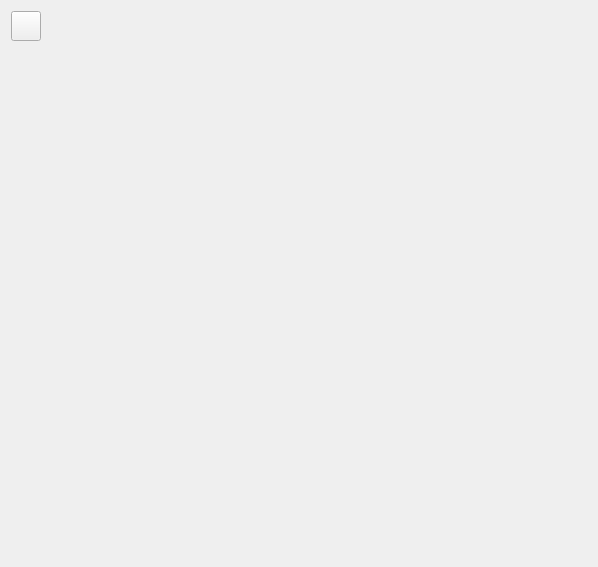
     <widget class="QWidget" name="tab_9">
      <attribute name="title">
       <string>Application</string>
      </attribute>
      <layout class="QVBoxLayout" name="verticalLayout_10">
       <item>
        <widget class="QWidget" name="widget_9" native="true">
         <property name="sizePolicy">
          <sizepolicy hsizetype="Preferred" vsizetype="Fixed">
           <horstretch>0</horstretch>
           <verstretch>0</verstretch>
          </sizepolicy>
         </property>
         <layout class="QHBoxLayout" name="horizontalLayout_8">
          <property name="leftMargin">
           <number>0</number>
          </property>
          <property name="topMargin">
           <number>0</number>
          </property>
          <property name="rightMargin">
           <number>0</number>
          </property>
          <property name="bottomMargin">
           <number>0</number>
          </property>
          <item>
           <widget class="QPushButton" name="btnSaveApplication">
            <property name="minimumSize">
             <size>
              <width>30</width>
              <height>30</height>
             </size>
            </property>
            <property name="maximumSize">
             <size>
              <width>30</width>
              <height>30</height>
             </size>
            </property>
            <property name="text">
             <string/>
            </property>
            <property name="icon">
             <iconset resource="res.qrc">
              <normaloff>:/images/save.png</normaloff>:/images/save.png</iconset>
            </property>
            <property name="iconSize">
             <size>
              <width>16</width>
              <height>16</height>
             </size>
            </property>
           </widget>
          </item>
          <item>
           <spacer name="horizontalSpacer_9">
            <property name="orientation">
             <enum>Qt::Horizontal</enum>
            </property>
            <property name="sizeHint" stdset="0">
             <size>
              <width>546</width>
              <height>20</height>
             </size>
            </property>
           </spacer>
          </item>
         </layout>
        </widget>
       </item>
       <item>
        <widget class="QWidget" name="widget_10" native="true">
         <layout class="QVBoxLayout" name="verticalLayout_11">
          <item>
           <spacer name="verticalSpacer_4">
            <property name="orientation">
             <enum>Qt::Vertical</enum>
            </property>
            <property name="sizeHint" stdset="0">
             <size>
              <width>20</width>
              <height>491</height>
             </size>
            </property>
           </spacer>
          </item>
         </layout>
        </widget>
       </item>
      </layout>
     </widget>
